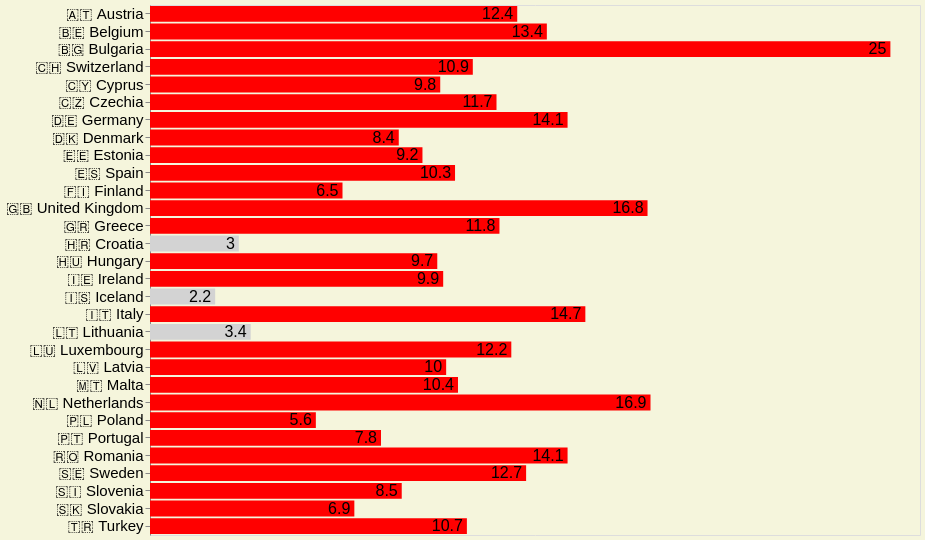

Describe this chart as a Vega-Lite specification.
### Vega-Lite specification from a JSON file in a GitHub repository (floating-point values rounded to 4 significant figures)
{"$schema": "https://vega.github.io/schema/vega-lite/v4.json", "description": "Vega-Lite version of bar chart from https://observablehq.com/@d3/learn-d3-scales.", "width": 770, "height": 530, "background": "#f5f5dc", "data": {"values": [{"country": "🇦🇹 Austria", "PercentageofCrime": 12.4}, {"country": "🇧🇪 Belgium", "PercentageofCrime": 13.4}, {"country": "🇧🇬 Bulgaria", "PercentageofCrime": 25}, {"country": "🇨🇭 Switzerland", "PercentageofCrime": 10.9}, {"country": "🇨🇾 Cyprus", "PercentageofCrime": 9.8}, {"country": "🇨🇿 Czechia", "PercentageofCrime": 11.7}, {"country": "🇩🇪 Germany", "PercentageofCrime": 14.1}, {"country": "🇩🇰 Denmark", "PercentageofCrime": 8.4}, {"country": "🇪🇪 Estonia", "PercentageofCrime": 9.2}, {"country": "🇬🇷 Greece", "PercentageofCrime": 11.8}, {"country": "🇪🇸 Spain", "PercentageofCrime": 10.3}, {"country": "🇫🇮 Finland", "PercentageofCrime": 6.5}, {"country": "🇭🇷 Croatia", "PercentageofCrime": 3}, {"country": "🇭🇺 Hungary", "PercentageofCrime": 9.7}, {"country": "🇮🇪 Ireland", "PercentageofCrime": 9.9}, {"country": "🇮🇸 Iceland", "PercentageofCrime": 2.2}, {"country": "🇮🇹 Italy", "PercentageofCrime": 14.7}, {"country": "🇱🇹 Lithuania", "PercentageofCrime": 3.4}, {"country": "🇱🇺 Luxembourg", "PercentageofCrime": 12.2}, {"country": "🇱🇻 Latvia", "PercentageofCrime": 10}, {"country": "🇲🇹 Malta", "PercentageofCrime": 10.4}, {"country": "🇳🇱 Netherlands", "PercentageofCrime": 16.9}, {"country": "🇵🇱 Poland", "PercentageofCrime": 5.6}, {"country": "🇵🇹 Portugal", "PercentageofCrime": 7.8}, {"country": "🇷🇴 Romania", "PercentageofCrime": 14.1}, {"country": "🇸🇪 Sweden", "PercentageofCrime": 12.7}, {"country": "🇸🇮 Slovenia", "PercentageofCrime": 8.5}, {"country": "🇸🇰 Slovakia", "PercentageofCrime": 6.9}, {"country": "🇹🇷 Turkey", "PercentageofCrime": 10.7}, {"country": "🇬🇧 United Kingdom", "PercentageofCrime": 16.8}]}, "encoding": {"y": {"field": "country", "type": "nominal", "axis": {"title": null, "labelFontSize": 15}}, "x": {"field": "PercentageofCrime", "type": "quantitative", "title": null, "axis": null}}, "layer": [{"mark": "bar", "encoding": {"color": {"condition": {"test": {"field": "PercentageofCrime", "gt": 5}, "value": "red"}, "value": "lightgrey"}}}, {"mark": {"type": "text", "fontSize": 16, "align": "right", "xOffset": -4, "aria": false}, "encoding": {"text": {"field": "PercentageofCrime", "type": "quantitative"}, "color": {"value": "Black"}}}], "config": {"tick": {}}}
